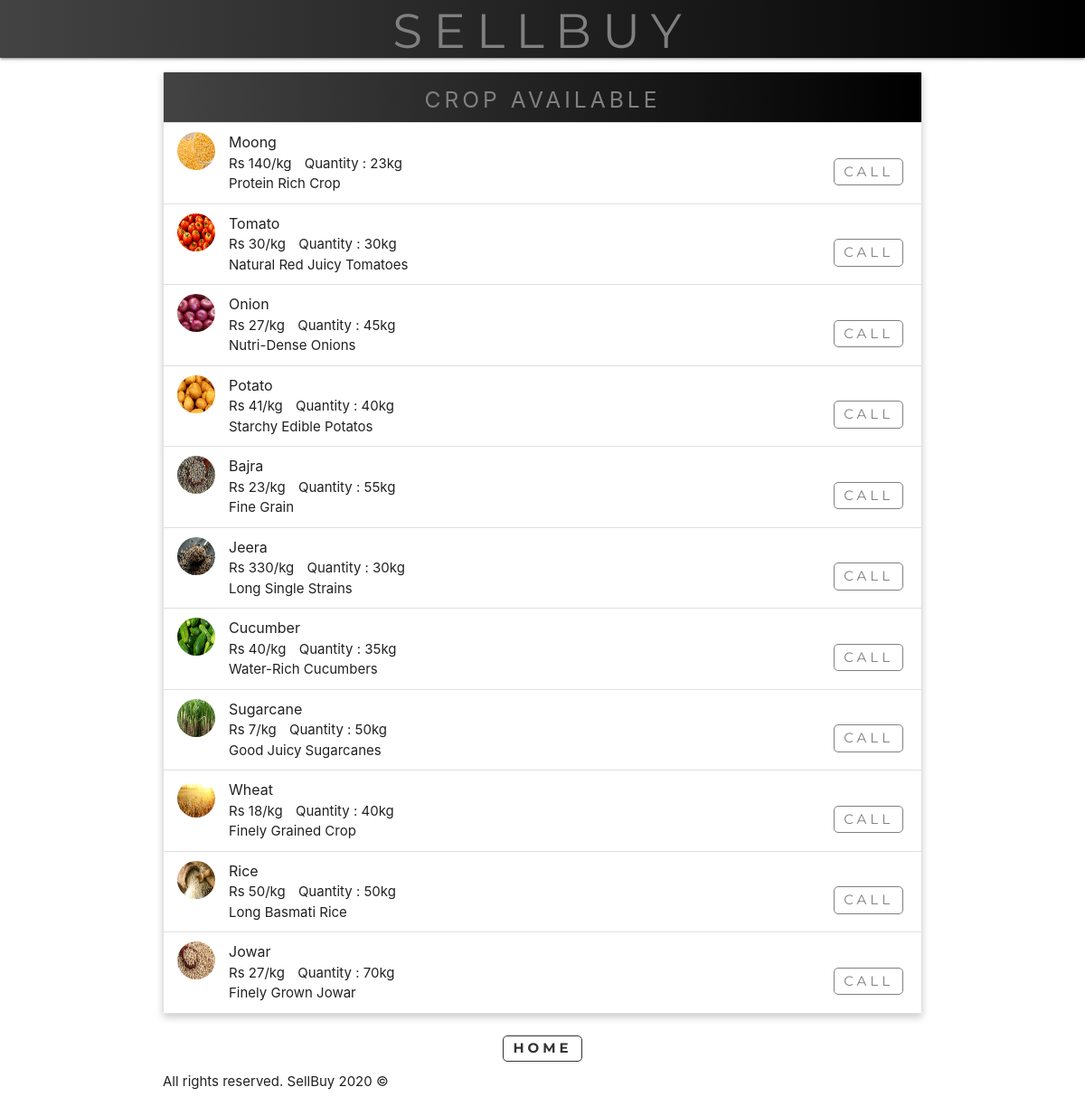
The app's page /farmer/seePost with its own data.
### farmer/models.py (models this page shows, shortened)
class addCrop(models.Model):
    addCropName = models.CharField(max_length=100)
    addCropPrice = models.IntegerField()
    addCropImg = models.ImageField(upload_to='pictures/')
    addCropDescription = models.CharField(max_length=500)
    addCropQuantity = models.IntegerField()
    addFarmerID = models.IntegerField()

### farmer/views.py (the view)
# urls.py: path('seePost', views.seePost, name='seePost'),
def seePost(request):
    newCrop = addCrop.objects.all()
    return render(request,'posts.html',{
        'newCrop':newCrop
    })

### templates/posts.html (shortened to what this page needs)
{% load static %}
<!DOCTYPE html>
  <html>
    <head>
    <link rel="stylesheet" href="https://cdnjs.cloudflare.com/ajax/libs/materialize/1.0.0/css/materialize.min.css">
    </head>
    <body>
      <nav id="navStyle">
        <div class="nav-wrapper">
            <a href="/"><h2 id="navh2">SellBuy</h2></a>
        </div>
    </nav>
      <div class="container" id='pushDown'>
    <ul class="collection with-header" id='postList'>
      <li class='collection-header' id='header'>
        <h5>Crop Available</h5>
      </li>
      {% for crop in newCrop %}
      <li class="collection-item avatar">
        <img src="{{crop.addCropImg.url}}" alt="Crop-Image" class='circle materialboxed'>
        <div>
        <span class="title">{{crop.addCropName}}</span>
        </div>
        <p>
          <div>
            Rs {{crop.addCropPrice}}/kg
            <span class="gapper">Quantity : {{crop.addCropQuantity}}kg</span>
            <a class="right" id="contact" href='tel:011-24301812'>Call</a>
          </div>
          {{crop.addCropDescription}} <br>
        </p>
      </li>
      {% endfor %}
    </ul>
  </div>
  <div class="container center-align" id='pushDownBtn'>
    <a href='/' class='container dark'>Home</a>
  </div>
  <footer class='container'>
        <p>
          All rights reserved. SellBuy 2020 &copy;
        </p>
      </footer>
    </body>
  </html>

### templates/posts.html (style rules this page uses)
a { text-decoration: none; }
#navStyle { background-image: linear-gradient(to right, #434343 0%, black 100%); text-align: center; }
#navStyle a { color : grey; }
#navh2 { font-family: 'Montserrat', sans-serif; letter-spacing: 12px; margin: 0 auto 0 auto; padding-top: 5px !important; text-transform: uppercase; }
#header { text-align: center; margin: 0 auto 0 auto; text-transform: uppercase; letter-spacing: 4px; background-image: linear-gradient(to right, #434343 0%, black 100%); color:grey; padding: 1px; }
#pushDown { margin-top:15px; box-shadow: 0 4px 8px 0 rgba(0,0,0,0.2); }
.gapper { padding-left: 10px; }
#pushDownBtn { padding-top: 12px; }
.dark { border: 1.5px #333 solid; border-radius: 5px; text-decoration: none; color:#333; padding: 3px 10px 5px 10px; text-transform: uppercase; font-family: 'Montserrat',Arial, Helvetica, sans-serif; letter-spacing: 4px; font-weight: bold; }
#contact { border: 1.5px grey solid; text-decoration: none; color: grey; letter-spacing: 4px; text-transform: uppercase; padding: 3px 10px 3px 10px; font-family: 'Montserrat', Arial, Helvetica, sans-serif; border-radius: 5px; margin-top: 5px; }

### records on screen
addCrop: addCropImg (picture), addCropName "Wheat", addCropPrice "18", addCropQuantity "40", addCropDescription "Finely Grained Crop"
addCrop: addCropImg (picture), addCropName "Rice", addCropPrice "50", addCropQuantity "50", addCropDescription "Long Basmati Rice"
addCrop: addCropImg (picture), addCropName "Jowar", addCropPrice "27", addCropQuantity "70", addCropDescription "Finely Grown Jowar"
addCrop: addCropImg (picture), addCropName "Moong", addCropPrice "140", addCropQuantity "23", addCropDescription "Protein Rich Crop"
addCrop: addCropImg (picture), addCropName "Tomato", addCropPrice "30", addCropQuantity "30", addCropDescription "Natural Red Juicy Tomatoes"
addCrop: addCropImg (picture), addCropName "Onion", addCropPrice "27", addCropQuantity "45", addCropDescription "Nutri-Dense Onions"
addCrop: addCropImg (picture), addCropName "Potato", addCropPrice "41", addCropQuantity "40", addCropDescription "Starchy Edible Potatos"
addCrop: addCropImg (picture), addCropName "Bajra", addCropPrice "23", addCropQuantity "55", addCropDescription "Fine Grain"
addCrop: addCropImg (picture), addCropName "Jeera", addCropPrice "330", addCropQuantity "30", addCropDescription "Long Single Strains"
addCrop: addCropImg (picture), addCropName "Cucumber", addCropPrice "40", addCropQuantity "35", addCropDescription "Water-Rich Cucumbers"
addCrop: addCropImg (picture), addCropName "Sugarcane", addCropPrice "7", addCropQuantity "50", addCropDescription "Good Juicy Sugarcanes"
